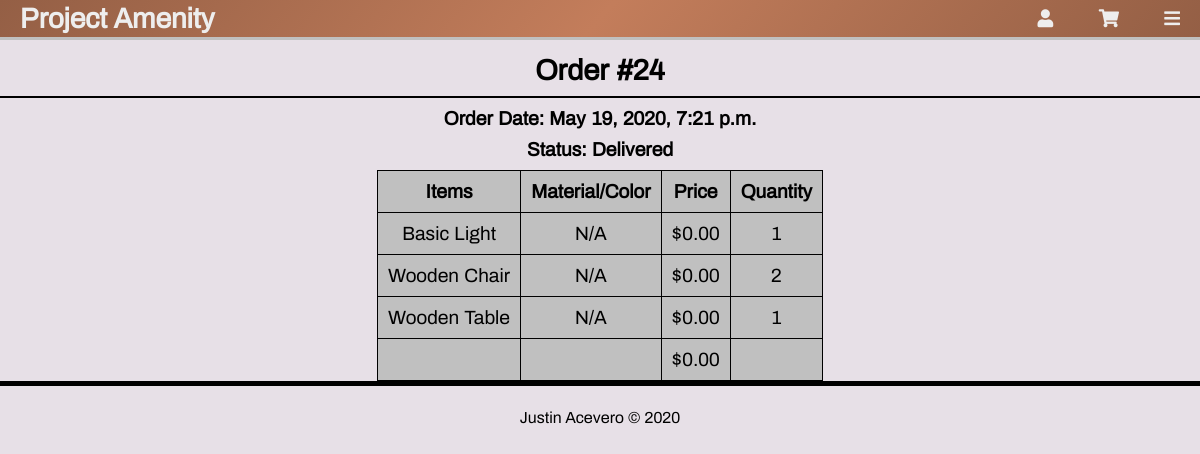
/account/order/24/ (signed in), run on the app's committed database.
### amenity/models.py (models this page shows, shortened)
class Order(models.Model):
    customer = models.ForeignKey(Customer, on_delete=models.CASCADE)
    order_date = models.DateTimeField(auto_now=False, auto_now_add=True)
    total_price = models.DecimalField(
        max_digits=7, decimal_places=2, default=0.00)
    status_list = [
        ('OR', 'Ordered'),
        ('SH', 'Shipped'),
        ('DE', 'Delivered'),
    ]
    status = models.CharField(choices=status_list, default='OR', max_length=2)
    status_date = models.DateField(auto_now=True)

class OrderItem(models.Model):
    order = models.ForeignKey(Order, on_delete=models.CASCADE)
    product = models.ForeignKey(Product, on_delete=models.CASCADE)
    quantity = models.IntegerField()
    price = models.DecimalField(max_digits=7, decimal_places=2, default=0.00)

class Product(models.Model):
    name = models.CharField(max_length=50, default='null')
    price = models.DecimalField(max_digits=7, decimal_places=2)
    category = models.CharField(max_length=50, default='null')
    description = models.TextField()
    featured = models.BooleanField()
    date_created = models.DateField(auto_now=False, auto_now_add=False)
    date_removed = models.DateField(auto_now=False, auto_now_add=False)
    def __str__(self):
        return self.name

### accounts/views.py (the view)
# urls.py: path('order/<int:order_id>/', views.account_view_order,
@login_required(login_url='login_page')
def account_view_order(request, order_id):
    try:
        order = Order.objects.get(id=order_id)
        order_items = OrderItem.objects.filter(order=order)
        if (str(order.customer) != str(request.user)):
            return redirect('account_orders')
        items_in_order = []
        for item in order_items:
            items_in_order.append(item)
        context = {
            'title': 'View Order',
            'order': order,
            'items_in_order': items_in_order,
        }
        return render(request, 'accounts/account_view_order.html', context)
    except:
        return redirect('account_orders')

### accounts/models.py (called while the page is built)
    def __str__(self):
        return self.user.username

### accounts/templates/accounts/account_view_order.html (shortened to what this page needs)
{% extends 'base.html' %}
{% block content %}
<h2 class="page-title">Order #{{ order.id }}</h2>
<section class="main-section">
    <div>
        <h4>Order Date: {{ order.order_date }}</h4>
    </div>
    <div>
        <h4>Status: {{ order.get_status_display }}</h4>
    </div>
    <table>
        <tbody>
            <tr>
                <th>Items</th>
                <th>Material/Color</th>
                <th>Price</th>
                <th>Quantity</th>
            </tr>
            {% for item in items_in_order %}
            <tr>
                <td>{{ item.product }}</td>
                <td>N/A</td>
                <td>${{ item.price }}</td>
                <td>{{ item.quantity }}</td>
            </tr>
            {% endfor %}
            <tr>
                <td></td>
                <td></td>
                <td>${{ order.total_price }}</td>
                <td></td>
            </tr>
        </tbody>
    </table>
</section>
{% endblock %}

### static/css/site.css (style rules this page uses)
:root { --primary-background: #E7E0E7; }
* { margin: 0; padding: 0; box-sizing: border-box; }
html { scroll-behavior: smooth; }
body { background: var(--primary-background); color: black; font-family: "Archivo-Regular"; font-size: 1.2em; text-align: center; }
.page-title { border-bottom: 2px solid black; margin: 5px auto; padding: 10px; }

### static/css/tables.css (style rules this page uses)
table { background: silver; margin: 0 auto; padding: 20px; }
table, th, td { border: 1px solid black; border-collapse: collapse; padding: 10px; }

### static/css/main-section.css (style rules this page uses)
.main-section { border-bottom: 5px solid black; }

### amenity/static/amenity/css/products.css (style rules this page uses)
.featured-products-card h3, h4 { margin: 10px; }

### data on the page
Order: id "24", order_date "May 19, 2020, 7:21 p.m.", status "Delivered", total_price "0.00"
OrderItem: product "Basic Light", price "0.00", quantity "1"
OrderItem: product "Wooden Chair", price "0.00", quantity "2"
OrderItem: product "Wooden Table", price "0.00", quantity "1"
